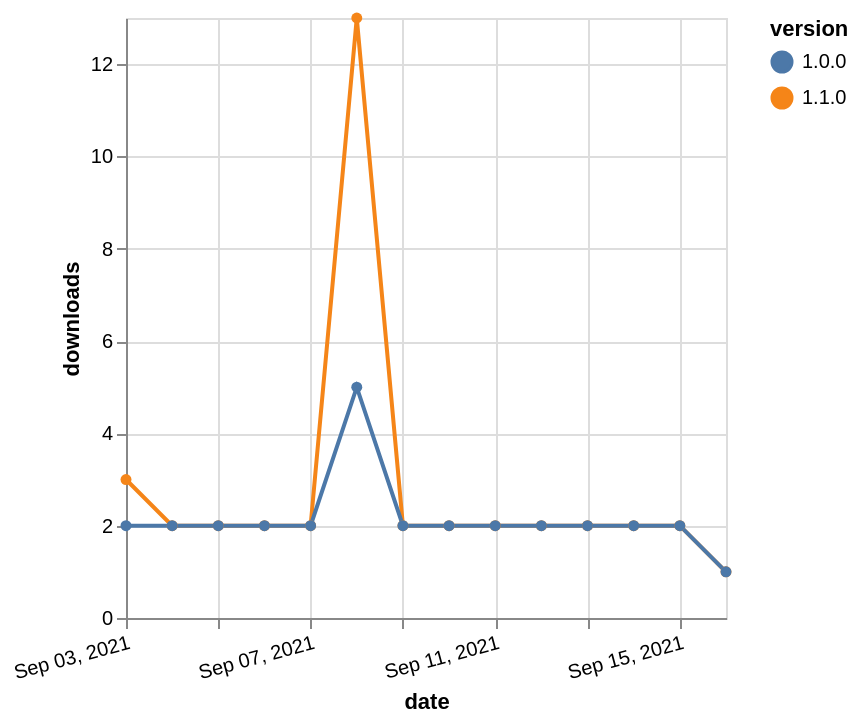

The Vega-Lite source for this figure:
### Vega-Lite specification from a JSON file in a GitHub repository (floating-point values rounded to 4 significant figures)
{"$schema": "https://vega.github.io/schema/vega-lite/v5.json", "description": "A simple bar chart with embedded data.", "data": {"values": [{"date": "2021-09-03", "total": 1617, "delta": 3, "version": "1.1.0"}, {"date": "2021-09-04", "total": 1619, "delta": 2, "version": "1.1.0"}, {"date": "2021-09-05", "total": 1621, "delta": 2, "version": "1.1.0"}, {"date": "2021-09-06", "total": 1623, "delta": 2, "version": "1.1.0"}, {"date": "2021-09-07", "total": 1625, "delta": 2, "version": "1.1.0"}, {"date": "2021-09-08", "total": 1638, "delta": 13, "version": "1.1.0"}, {"date": "2021-09-09", "total": 1640, "delta": 2, "version": "1.1.0"}, {"date": "2021-09-10", "total": 1642, "delta": 2, "version": "1.1.0"}, {"date": "2021-09-11", "total": 1644, "delta": 2, "version": "1.1.0"}, {"date": "2021-09-12", "total": 1646, "delta": 2, "version": "1.1.0"}, {"date": "2021-09-13", "total": 1648, "delta": 2, "version": "1.1.0"}, {"date": "2021-09-14", "total": 1650, "delta": 2, "version": "1.1.0"}, {"date": "2021-09-15", "total": 1652, "delta": 2, "version": "1.1.0"}, {"date": "2021-09-16", "total": 1653, "delta": 1, "version": "1.1.0"}, {"date": "2021-09-03", "total": 1928, "delta": 2, "version": "1.0.0"}, {"date": "2021-09-04", "total": 1930, "delta": 2, "version": "1.0.0"}, {"date": "2021-09-05", "total": 1932, "delta": 2, "version": "1.0.0"}, {"date": "2021-09-06", "total": 1934, "delta": 2, "version": "1.0.0"}, {"date": "2021-09-07", "total": 1936, "delta": 2, "version": "1.0.0"}, {"date": "2021-09-08", "total": 1941, "delta": 5, "version": "1.0.0"}, {"date": "2021-09-09", "total": 1943, "delta": 2, "version": "1.0.0"}, {"date": "2021-09-10", "total": 1945, "delta": 2, "version": "1.0.0"}, {"date": "2021-09-11", "total": 1947, "delta": 2, "version": "1.0.0"}, {"date": "2021-09-12", "total": 1949, "delta": 2, "version": "1.0.0"}, {"date": "2021-09-13", "total": 1951, "delta": 2, "version": "1.0.0"}, {"date": "2021-09-14", "total": 1953, "delta": 2, "version": "1.0.0"}, {"date": "2021-09-15", "total": 1955, "delta": 2, "version": "1.0.0"}, {"date": "2021-09-16", "total": 1956, "delta": 1, "version": "1.0.0"}]}, "width": "container", "mark": {"type": "line", "point": {"filled": true}}, "encoding": {"x": {"field": "date", "type": "temporal", "timeUnit": "yearmonthdate", "title": "date", "axis": {"labelAngle": -15}}, "y": {"field": "delta", "type": "quantitative", "title": "downloads"}, "color": {"field": "version", "type": "nominal"}, "tooltip": {"field": "delta"}}}
